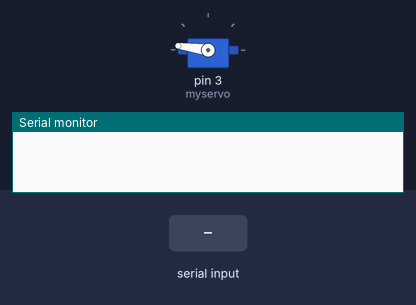
A sketch run on a simulated Arduino Uno, built with avr-gcc and run on an emulated ATmega328P. On the bench: servo, the last lines printed to the serial monitor. Inputs (shaded band) come from the test bench.

Above: at 0.98 s.
1.3 s: "200\n" received over Serial
At 2.29 s:
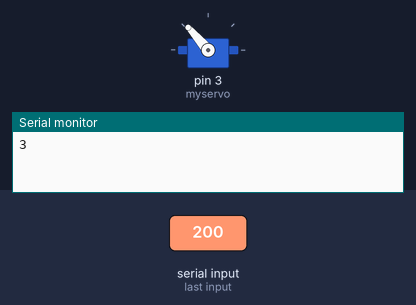
4.3 s: "90,45\n" received over Serial
At 6.3 s:
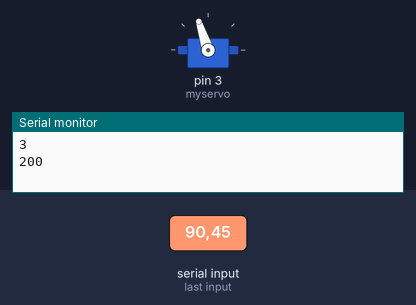
7.3 s: "30,150\n" received over Serial
At 8.05 s:
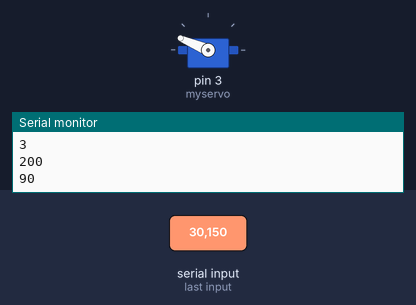
Timing chart, 0 to 10.3 s (numbered marks = the images above; inputs shaded):
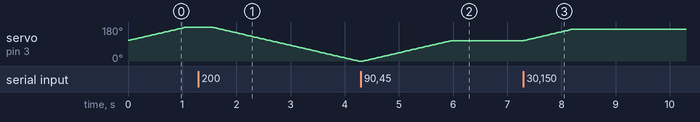

Measured:
- after the input at 1.3 s, servo on pin 3 (myservo): moves from 180° to 0° over 2.7 s, starting after 0.24 s
- after the input at 4.3 s, servo on pin 3 (myservo): moves from 0° to 108° over 1.6 s, starting at once
- after the input at 7.3 s, servo on pin 3 (myservo): moves from 108° to 168° over 0.90 s, starting at once

The sketch:

prueba_01.ino
```cpp
#include <Servo.h>
Servo myservo;
int pos = 90;
int ref = 0;

void setup() {
  myservo.attach(3);
  Serial.begin(115200);
}

void loop() {
    pos = pos + min(1,max(-1,ref-pos));
    //Serial.print(ref);
    //Serial.print(",");
    //Serial.println(pos);
    myservo.write(180+18-pos);
    delay(15);
}

/*
  SerialEvent occurs whenever a new data comes in the hardware serial RX. This
  routine is run between each time loop() runs, so using delay inside loop can
  delay response. Multiple bytes of data may be available.
*/
String inputString = "";      // a String to hold incoming data
void serialEvent() {
  while (Serial.available()) {
    // get the new byte:
    char inChar = (char)Serial.read();
    // add it to the inputString:
    inputString += inChar;
    // if the incoming character is a newline, set a flag so the main loop can
    // do something about it:
    if (inChar == '\n') {
      ref = inputString.toInt();
      Serial.println(pos);
      inputString = "";
    }
  }
}
```
